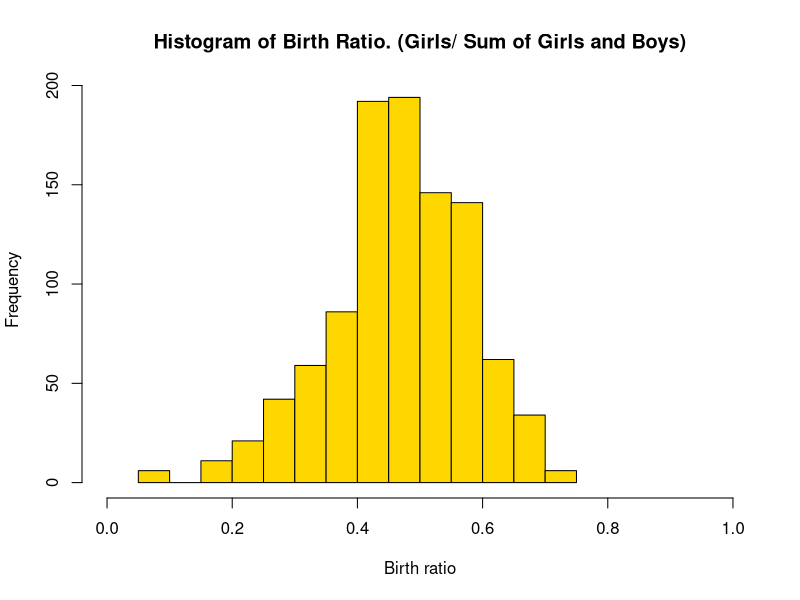

Source code (R):
# iterative summation problem
# library("combinat")
# get_dist <-function(){
#   no_terms <- 100 #n
#   k <- 100 #100 families as the limit
#   result_v <- c()
#   for (ker in 1:k){
#     result <- 0
#     for (n in 0:no_terms){
#       #find out the nCr equivalent. May use when k and n is known
#       comb <- factorial(n+ker-1)/(factorial(ker-1)*factorial(n))
#       indivd_term <- (comb/2^(n+ker))*(n/(n+ker))
#       result <- result + indivd_term
#     }
#     
#     print(result)
#     # store in vector.
#     result_v[ker] <- result
#   }
#   hist(result_v)
# }

get_dist <- function(){
  #k=10 families
  k<-10
  #no of simulations
  sim_no = 1000
  # ratio_vec to collect birth ratio
  ratio_vec <- c()
  for (sim in 1:sim_no){
    ind_sim_counter_b <-0
    ind_sim_counter_g <-0
    for (fam in 1:k){
      #vector of child get renewed everytime
      child_v <- c()
      get_boy <- FALSE
      ind_counter <- 1
      while (!get_boy){
        # genenate random number if 1=boy, 0=girl
        child <- sample(1:100, 1)%%2
        if (child==1){
          get_boy <- TRUE #To break the loop
          child_v[ind_counter] <- child
        } else if (child==0){
          child_v[ind_counter] <- child
        }
        ind_counter <- ind_counter +1
      }
      # count the number of boys and girls, append the ratio to vector
      ind_sim_counter_b <- ind_sim_counter_b + sum(child_v==1)
      ind_sim_counter_g <- ind_sim_counter_g + sum(child_v==0)
    }
    # Birth ratio =girls / sum of girls and boys
    ratio_vec[sim] <- ind_sim_counter_g/(ind_sim_counter_g +ind_sim_counter_b)
  }
  hist(ratio_vec, xlab="Birth ratio", ylab = "Frequency",
       main="Histogram of Birth Ratio. (Girls/ Sum of Girls and Boys)", xlim=c(0,1), breaks=20, col="gold", border=NULL)
  return (ratio_vec)
}

get_dist()
